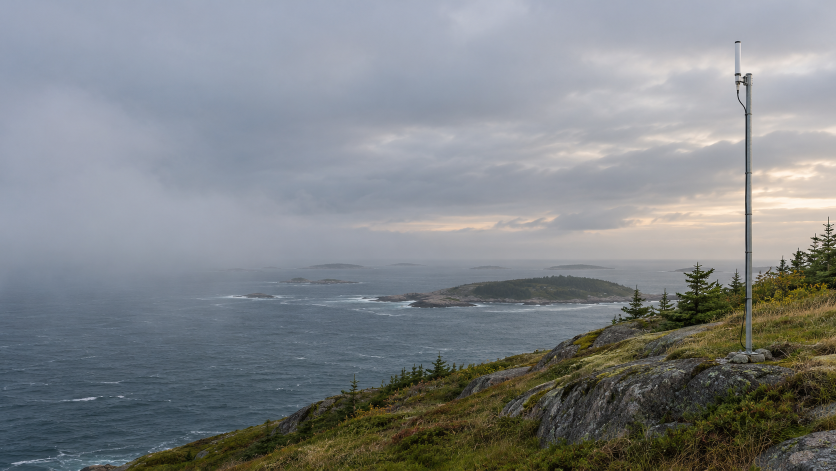
#> input picture src/assets/nova-scotia-coast-v1.png, 1672 x 941 px (shown at 1/2 size); its folder holds 4 pictures in this run
$ python optimize-images.py
#> lines starting #> are read from the running program, lines starting #| are printed output that depends on the picture
from PIL import Image, ImageOps
from pathlib import Path
root=Path('src/assets')
for name in ['nova-scotia-coast-v1','cooler-node-concept-v1','lora-glovebox-v1']:
    Image.open(root/(name+'.png')).convert('RGB').save(root/(name+'.webp'),'WEBP',quality=82,method=6)
ImageOps.fit(Image.open(root/'nova-scotia-coast-v1.png').convert('RGB'),(1200,630),centering=(1,0)).save(root/'social-coast.jpg',quality=85,optimize=True)
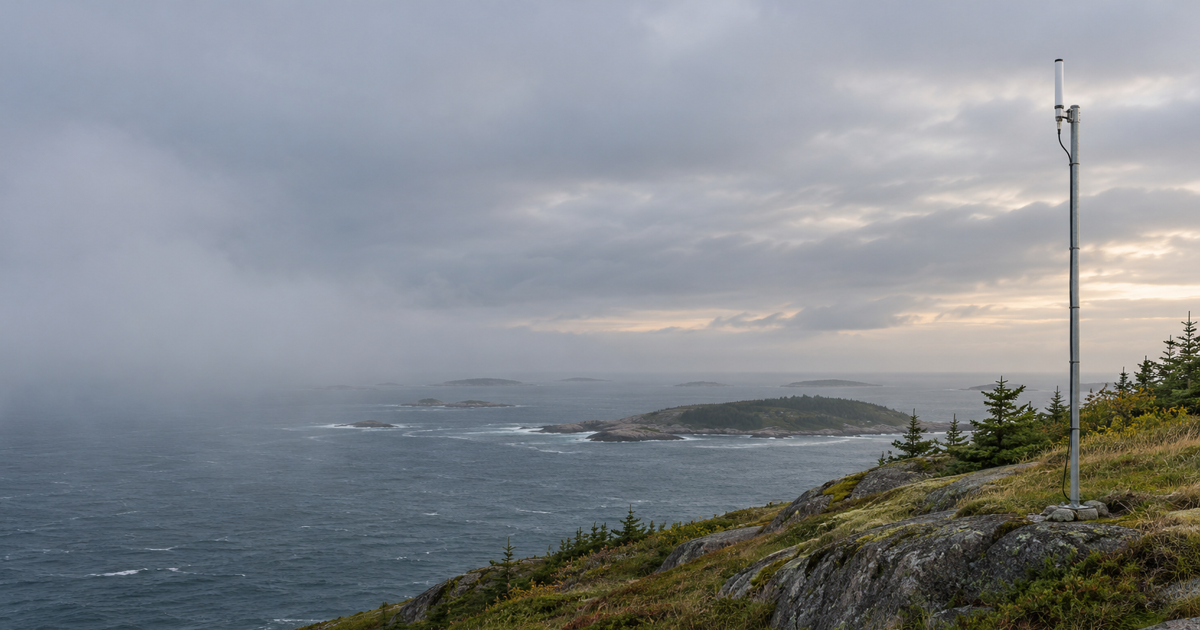
#> saved as social-coast.jpg: PIL image 1200x630 RGB; mean R, G, B 133.3, 137.9, 142.6
#> (the run stopped early here; a loop or call above may not have finished)
